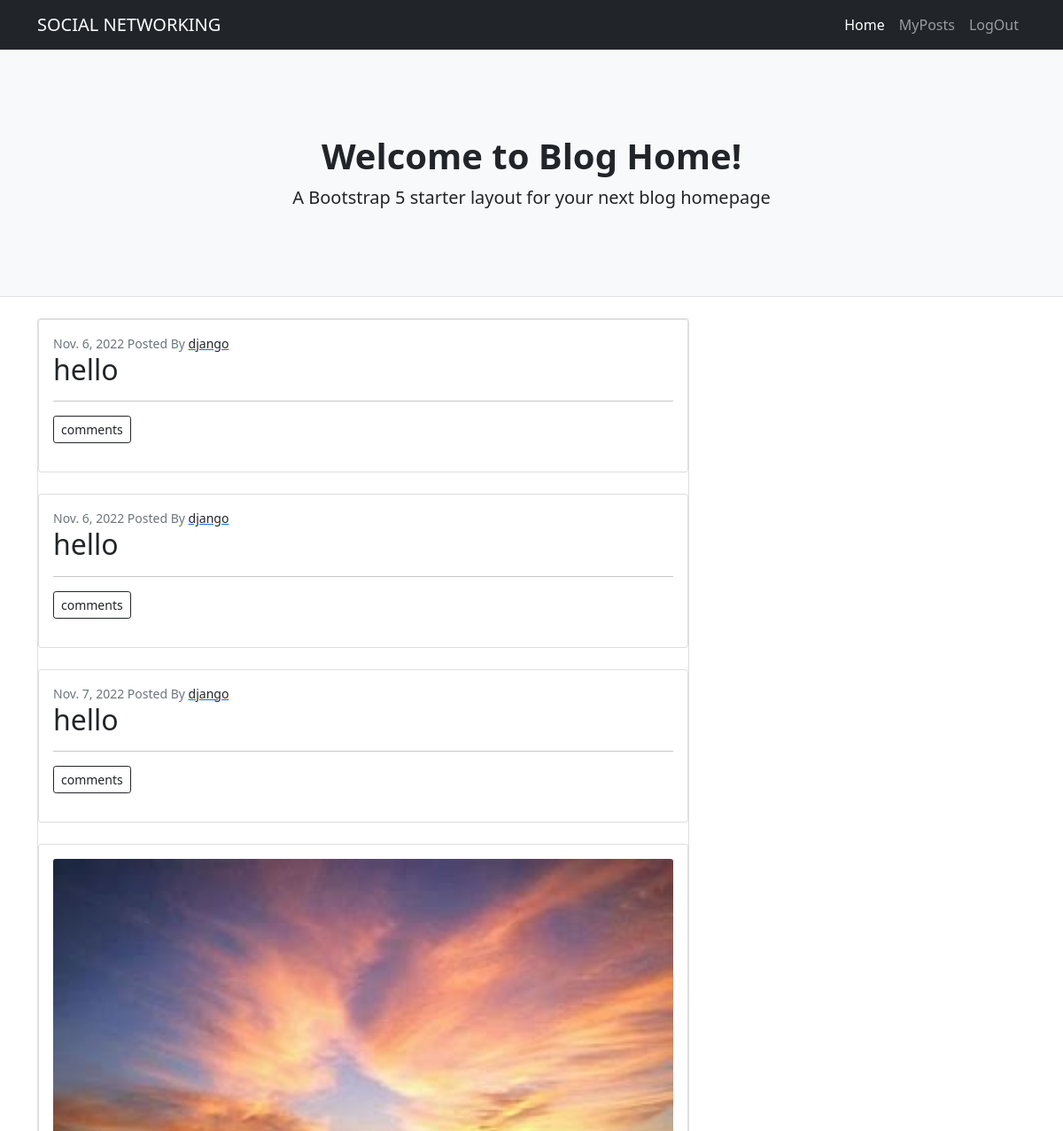
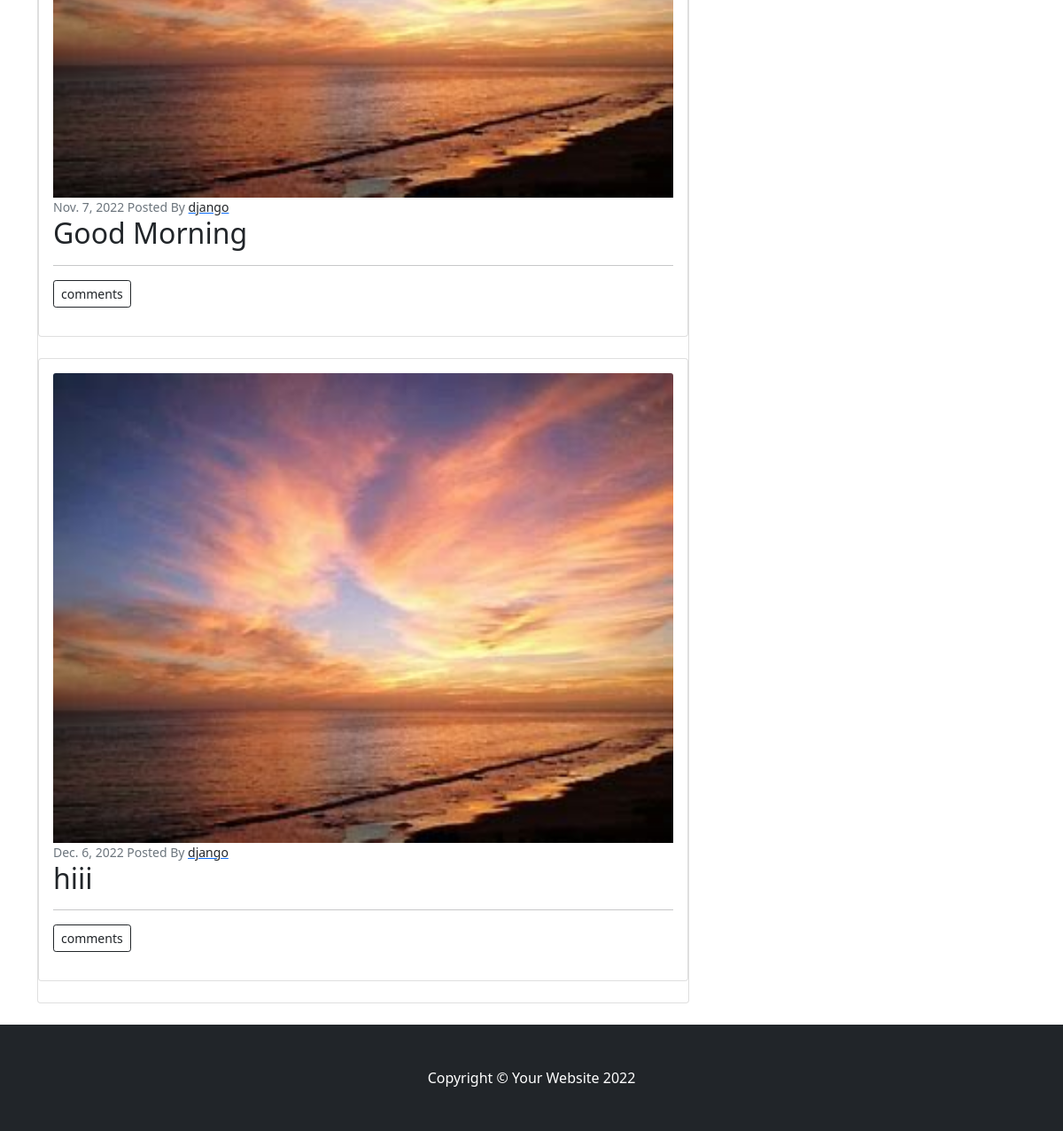
Page /posts/all (signed in) on the committed database (2 pictures, top to bottom).
### socialapp/models.py (models this page shows, shortened)
class Posts(models.Model):
    image=models.ImageField(upload_to="image",null=True,blank=True)
    user=models.ForeignKey(User,on_delete=models.CASCADE)
    title=models.CharField(max_length=200)
    create_date=models.DateField(auto_now_add=True)
    like=models.ManyToManyField(User,related_name="upvotes")

### socialapp/views.py (the view)
# urls.py: path('posts/all',views.MyPostsView.as_view(),name="myposts")
class MyPostsView(ListView):
    model=Posts
    context_object_name="posts"
    template_name: str="myposts.html"
    def get_queryset(self):
        return Posts.objects.filter(user=self.request.user)

### socialapp/templates/myposts.html (shortened to what this page needs)
{%extends 'base.html'%}
{%block body_block%}
        {%for p in posts%}
        <div class="card mb-4">
            <div class="card-body">
                <a href="#!">{%if p.image%}<img class="card-img-top" src="{{p.image.url}}" alt="..." />{%endif%}</a>
                <div class="small text-muted">{{p.create_date}} Posted By <a href=""><span class="text-dark">{{p.user}}</span></a></div>
                <h2 class="card-title">{{p.title}}</h2><hr>
                <div>
                    <p>
                        <button class="btn btn-sm btn-outline-dark" type="button" data-bs-toggle="collapse" data-bs-target="#commentlist{{ forloop.counter }}" aria-expanded="false" aria-controls="collapseExample">
                            comments
                          </button>
                      </p>
                </div>
            </div>
        </div>
        {%endfor%}
    </div>
{%endblock%}

### rows in the picture
Posts: create_date "Nov. 6, 2022", user "django", title "hello"
Posts: create_date "Nov. 6, 2022", user "django", title "hello"
Posts: create_date "Nov. 7, 2022", user "django", title "hello"
Posts: image (picture), create_date "Nov. 7, 2022", user "django", title "Good Morning"
Posts: image (picture), create_date "Dec. 6, 2022", user "django", title "hiii"
